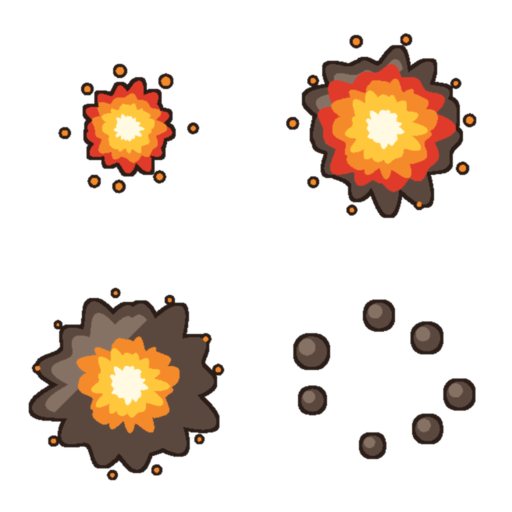
#> input picture art_src/vfx/raw/_ref_hit_explode.png, 1024 x 1024 px, given in place of mob_d_v3.png, which was not available (shown at 1/2 size)
$ python process_mobs2.py ../../../art_src/vfx/raw/_ref_hit_explode.png
#> lines starting #> are read from the running program, lines starting #| are printed output that depends on the picture; pictures that were not available may be replaced by others from this repository, and a replacement may not be noted
### docs/prompt/enemy/process_bosses.py
#!/usr/bin/env python3
"""把 Gemini 出的 boss 母版切成单张透明 PNG，送进 Assets/Resources/Art/。

和界面图标那条管线的区别：**这里不做调色板量化**。现有敌人图本身就有柔和的
灰阶明暗（见 walker.png / boss.png），压成硬边平涂反而会和战场上其他敌人脱节。
图标那次要压是因为模型偷偷给球体加径向渐变，这次的渐变是我们要的。

沿用的教训：抠洋红时**腐蚀量必须跟着格子尺寸走**。格子 512px 时溢色带有好几像素
宽，只腐蚀 1px 会把洋红残留留在黑描边里。

    .venv-mock/bin/python docs/prompt/enemy/process_bosses.py
"""
import os
import shutil

from PIL import Image, ImageFilter

HERE = os.path.dirname(os.path.abspath(__file__))
REPO = os.path.abspath(os.path.join(HERE, "..", "..", ".."))
RAW = "/Users/rosa/rosa_games/game_assets/black-rosa/assets/raw"
FINAL = "/Users/rosa/rosa_games/game_assets/black-rosa/assets/final"
DEST = os.path.join(REPO, "Assets", "Resources", "Art")

MAXDIM = 256    # 导入器 maxTextureSize 就是 256，再大也会被缩
PAD = 0.04      # 四周留一点空，免得描边贴边被采样裁掉

# (成品名, 母版, 列, 行, 总列, 总行)  —— 逐格挑过的最好一版
CELLS = [
    ("boss_drum",    "boss_1_4.png",     0, 0, 2, 2),  # 鼓面：黄鼓皮+红鼓绳+铜钉
    ("boss_inkbag",  "boss_1_4.png",     1, 0, 2, 2),  # 墨囊：紫墨囊+绿束带+铜提环
    ("boss_iron",    "boss_1_4.png",     0, 1, 2, 2),  # 铁桶：灰蓝铁板+铜面罩+红缨
    ("boss_twin",    "boss_1_4.png",     1, 1, 2, 2),  # 双首：青巾+黄巾+铜锁链
    ("boss_warden",  "boss_5_8_v2.png",  0, 0, 2, 2),  # 牢头：铁链+褐皮裙+铜钥匙
    ("boss_medic",   "boss_5_8_v2.png",  1, 0, 2, 2),  # 墨医：白袍+绿十字+药囊
    ("boss_thunder", "boss_fix.png",     1, 0, 2, 2),  # 奔雷：橙红飘带+铜护腕+金脚环
    ("boss_king",    "boss_king.png",    0, 0, 1, 1),  # 墨王：金冠+朱红袍+铜甲+玉佩
]


def key_out(cell, t0=58.0, t1=104.0):
    """洋红键控。按色距算 alpha，腐蚀去彩边，再轻微羽化。"""
    w, h = cell.size
    rgb = cell.convert("RGB")
    px = rgb.load()
    alpha = Image.new("L", (w, h), 255)
    ap = alpha.load()
    for y in range(h):
        for x in range(w):
            r, g, b = px[x, y]
            # 洋红的特征：R、B 高而 G 低
            d = ((255 - r) ** 2 + g ** 2 + (255 - b) ** 2) ** 0.5
            if d < t0:
                ap[x, y] = 0
            elif d < t1:
                ap[x, y] = int(255 * (d - t0) / (t1 - t0))

    # 腐蚀量跟着格子尺寸走。512px 的格子溢色带好几像素宽，腐蚀 1px 压不住，
    # 洋红残留会留在深描边里。描边本身很厚，按比例掉 2~3px 在 256px 成品上看不出来。
    k = 3 if w < 200 else (5 if w < 400 else 7)
    alpha = alpha.filter(ImageFilter.MinFilter(k))
    alpha = alpha.filter(ImageFilter.GaussianBlur(max(0.6, w / 480.0)))

    out = cell.convert("RGBA")
    out.putalpha(alpha)
    return out


def drop_bleed(img, keep_ratio=0.22):
    """丢掉邻格越界进来的碎片。

    判据：连通块「贴着格子边缘」且「面积远小于主体」才删。角色四周的墨点是
    合法的分离细节，它们不碰边，所以能留下；越界的别人身体必然碰边。
    """
    w, h = img.size
    a = img.split()[3].point(lambda v: 255 if v > 110 else 0)
    seen = [False] * (w * h)
    ap = a.load()
    blobs = []
    for sy in range(h):
        for sx in range(w):
            i = sy * w + sx
            if seen[i] or ap[sx, sy] == 0:
                continue
            stack = [(sx, sy)]
            seen[i] = True
            cells = []
            edge = False
            while stack:
                x, y = stack.pop()
                cells.append((x, y))
                if x == 0 or y == 0 or x == w - 1 or y == h - 1:
                    edge = True
                for dx, dy in ((1, 0), (-1, 0), (0, 1), (0, -1)):
                    nx, ny = x + dx, y + dy
                    if 0 <= nx < w and 0 <= ny < h:
                        j = ny * w + nx
                        if not seen[j] and ap[nx, ny]:
                            seen[j] = True
                            stack.append((nx, ny))
            blobs.append((cells, edge))
    if not blobs:
        return img
    big = max(len(c) for c, _ in blobs)
    mask = Image.new("L", (w, h), 0)
    mp = mask.load()
    dropped = 0
    for cells, edge in blobs:
        if edge and len(cells) < big * keep_ratio:
            dropped += 1
            continue
        for x, y in cells:
            mp[x, y] = 255
    if dropped:
        al = img.split()[3]
        al = Image.composite(al, Image.new("L", (w, h), 0), mask)
        img = img.copy()
        img.putalpha(al)
    return img, dropped


def normalize(img):
    """裁到包围盒、留边、等比缩到 MAXDIM。"""
    bb = img.getbbox()
    if bb:
        img = img.crop(bb)
    pad = int(max(img.size) * PAD)
    canvas = Image.new("RGBA", (img.width + pad * 2, img.height + pad * 2), (0, 0, 0, 0))
    canvas.paste(img, (pad, pad), img)
    k = MAXDIM / max(canvas.size)
    if k < 1:
        canvas = canvas.resize((max(1, round(canvas.width * k)),
                                max(1, round(canvas.height * k))), Image.LANCZOS)
    return canvas


# [36 lines left out: function main, not called in this run]


# [2 lines that do not run on import are left out]

### docs/prompt/enemy/process_mobs2.py
#!/usr/bin/env python3
"""第二批常规兵切图：四只纯墨杂兵 + 重出的补墨/厚甲 + 束墨。

复用 process_bosses 的键控和归一化。这一批多两道处理，都是这次踩出来的：

1. `drop_far` —— 模型在「团墨」左边画了三道速度线。它们四周留白、不碰格子边缘，
   所以 `drop_bleed` 那条「贴边才删」的判据抓不到；而 BattleView 是按包围盒
   居中画敌人的，留着它们会把整只球往右顶。判据换成「离主体太远就删」：
   角色四周的墨点离身体都很近（十几像素），速度线明显更远。
2. `neutralize` —— 洋红底把眼白染成了淡紫（#DDD4F0 这一档）。判据卡在
   **亮 + 绿是最暗通道**：洋红/粉/紫系一定绿最低，而这一批的合法颜色
   （绿十字 g 最高、灰蓝甲 r 最低、铜铆钉 b 最低、芥黄 b 最低）都不满足，
   所以不会被误伤。

    .venv-mock/bin/python docs/prompt/enemy/process_mobs2.py [--report]
"""
import os
import shutil
import sys

from PIL import Image, ImageFilter

from process_bosses import RAW, FINAL, DEST, REPO, key_out, drop_bleed, normalize

MAXDIM = 224    # 常规兵比 boss 小一号，和第一批一致

# (成品名, 母版, 列, 行, 总列, 总行)
CELLS = [
    ("chubby",  "mob_d_v3.png", 0, 0, 2, 2),  # 胖墨：矮胖，血厚步慢
    ("tall",    "mob_d_v3.png", 1, 0, 2, 2),  # 高墨：瘦高，步子大
    ("ball",    "mob_d_v3.png", 0, 1, 2, 2),  # 团墨：圆球，小快脆
    ("bighead", "mob_d_v3.png", 1, 1, 2, 2),  # 大头墨：头大身小
    ("mender",  "mob_e_v2.png", 0, 0, 2, 2),  # 补墨（重出）：白帽端正戴在头顶
    ("bulwark", "mob_e_v2.png", 1, 0, 2, 2),  # 厚甲（重出）：圆头独立于肩膀
    ("belt",    "mob_e_v2.png", 1, 1, 2, 2),  # 束墨：芥黄腰带，走空列
]

# 离主体多远算游离。按格子宽度的比例给，母版尺寸变了不用重调。
FAR_GAP = 0.035


def components(alpha):
    """返回 [(像素列表, 是否贴边)]，判据和 drop_bleed 一致。"""
    w, h = alpha.size
    a = alpha.point(lambda v: 255 if v > 110 else 0)
    ap = a.load()
    seen = bytearray(w * h)
    out = []
    for sy in range(h):
        for sx in range(w):
            i = sy * w + sx
            if seen[i] or ap[sx, sy] == 0:
                continue
            stack = [(sx, sy)]
            seen[i] = 1
            cells = []
            while stack:
                x, y = stack.pop()
                cells.append((x, y))
                for dx, dy in ((1, 0), (-1, 0), (0, 1), (0, -1)):
                    nx, ny = x + dx, y + dy
                    if 0 <= nx < w and 0 <= ny < h:
                        j = ny * w + nx
                        if not seen[j] and ap[nx, ny]:
                            seen[j] = 1
                            stack.append((nx, ny))
            out.append(cells)
    return out


def drop_far(img, gap_ratio=FAR_GAP, report=False):
    """删掉离主体太远的连通块。主体 = 面积最大的那块。"""
    w, h = img.size
    blobs = components(img.split()[3])
    if len(blobs) < 2:
        return img, 0
    blobs.sort(key=len, reverse=True)
    main = Image.new("L", (w, h), 0)
    mp = main.load()
    for x, y in blobs[0]:
        mp[x, y] = 255
    gap = max(3, int(w * gap_ratio))
    near = main.filter(ImageFilter.MaxFilter(gap * 2 + 1)).load()

    keep = Image.new("L", (w, h), 0)
    kp = keep.load()
    dropped = 0
    for cells in blobs:
        if cells is blobs[0] or any(near[x, y] for x, y in cells):
            for x, y in cells:
                kp[x, y] = 255
        else:
            dropped += 1
            if report:
                xs = [x for x, _ in cells]
                ys = [y for _, y in cells]
                print(f"      丢: 面积 {len(cells):>5}  "
                      f"x {min(xs)}-{max(xs)}  y {min(ys)}-{max(ys)}")
    if dropped:
        al = Image.composite(img.split()[3], Image.new("L", (w, h), 0), keep)
        img = img.copy()
        img.putalpha(al)
    return img, dropped


def neutralize(img):
    """把被洋红底染紫/染粉的亮部拉回中性。见文件头第 2 条。"""
    px = img.load()
    w, h = img.size
    n = 0
    for y in range(h):
        for x in range(w):
            r, g, b, a = px[x, y]
            if a < 200:
                continue
            lo = min(r, g, b)
            hi = max(r, g, b)
            if lo > 120 and g == lo and hi - g > 10:
                px[x, y] = (hi, hi, hi, a)
                n += 1
    return img, n


def main():
    report = "--report" in sys.argv
    os.makedirs(FINAL, exist_ok=True)
    sheets = {}
    for name, src, cx, cy, cols, rows in CELLS:
        if src not in sheets:
            sheets[src] = Image.open(os.path.join(RAW, src)).convert("RGBA")
        sheet = sheets[src]
        cw, chh = sheet.width // cols, sheet.height // rows
#> cw = 512; chh = 512
        cell = sheet.crop((cx * cw, cy * chh, (cx + 1) * cw, (cy + 1) * chh))
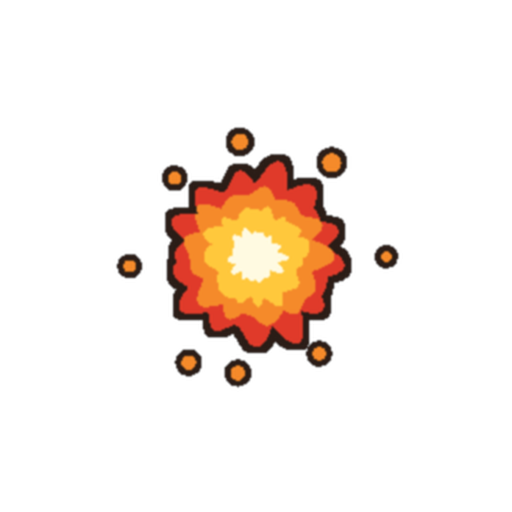
#> cell: PIL image 512x512 RGBA; mean R, G, B, A 246.8, 237.2, 230.7, 255

        img = key_out(cell)
#> in key_out, `alpha = Image.new("L", (w, h), 255)`: alpha: PIL image 512x512 L; every value is 255
        img, bled = drop_bleed(img)
#> in drop_bleed, `mask = Image.new("L", (w, h), 0)`: mask: PIL image 512x512 L; every value is 0
#> bled = 0
        if report:
            print(f"  {name}:")
        img, far = drop_far(img, report=report)
#> in drop_far, `blobs = components(img.split()[3])`: blobs = 1 item
#> far = 0
        img, tinted = neutralize(img)
#> tinted = 0

        # normalize 用的是 process_bosses 里 256 的 MAXDIM，这批要 224，
        # 所以这里自己缩，不改那边的常量。
        img = normalize(img)
#> in normalize, `bb = img.getbbox()`: bb = (0, 0, 512, 512)
#> in normalize, `canvas = Image.new("RGBA", (img.width + pad * 2, img.height + pad * 2)..`: canvas: PIL image 552x552 RGBA; every value is 0
#> in normalize, `canvas.paste(img, (pad, pad), img)`:
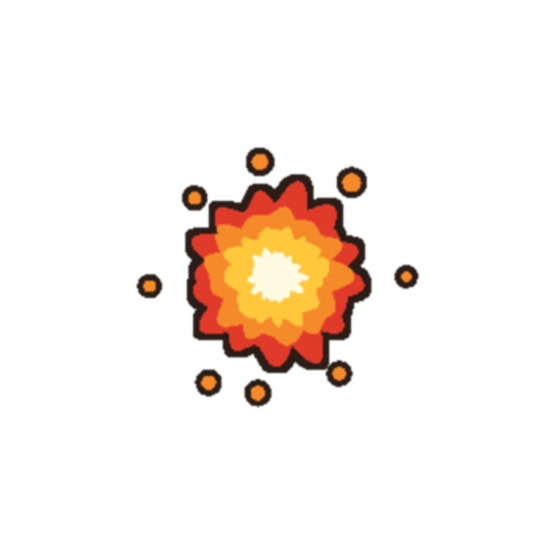
#> canvas: PIL image 552x552 RGBA; mean R, G, B, A 212.3, 204.1, 198.5, 219.4; transparent parts drawn white
        k = MAXDIM / max(img.size)
#> k = 0.875
        if k < 1:
            img = img.resize((max(1, round(img.width * k)),
                              max(1, round(img.height * k))), Image.LANCZOS)

        fp = os.path.join(FINAL, name + ".png")
        img.save(fp, optimize=True)
        shutil.copyfile(fp, os.path.join(DEST, name + ".png"))
        print(f"{name:<9} {src:<14} {str(img.size):<11} {os.path.getsize(fp)//1024:>3}KB"
              f"  越界={bled} 游离={far} 去色={tinted}")
#| chubby    mob_d_v3.png   (224, 224)   14KB  越界=0 游离=0 去色=0

    cw = 300
#> cw = 300
    cols = 4
    rows = (len(CELLS) + cols - 1) // cols
    board = Image.new("RGBA", (cw * cols, cw * rows), (248, 245, 238, 255))
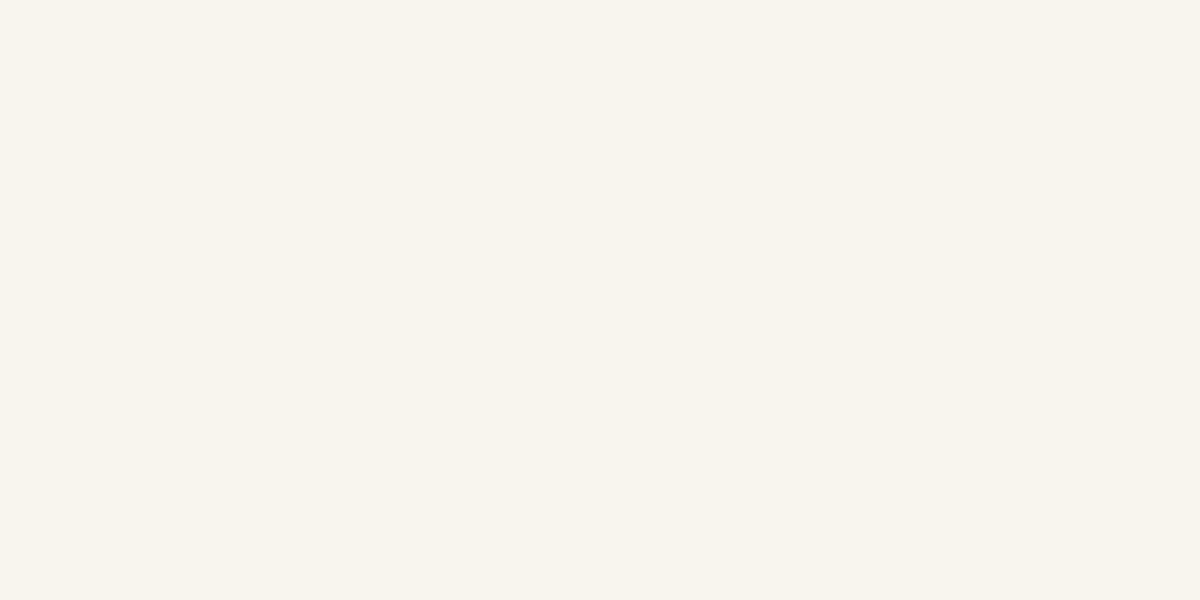
#> board: PIL image 1200x600 RGBA; mean R, G, B, A 248, 245, 238, 255
    for i, (name, *_rest) in enumerate(CELLS):
        im = Image.open(os.path.join(FINAL, name + ".png")).convert("RGBA")
        k = (cw * 0.86) / max(im.size)
#> k = 1.15
        im = im.resize((max(1, round(im.width * k)), max(1, round(im.height * k))),
                       Image.LANCZOS)
        cxp = (i % cols) * cw + cw // 2
#> cxp = 150
        cyp = (i // cols) * cw + cw // 2
#> cyp = 150
        board.paste(im, (cxp - im.width // 2, cyp - im.height // 2), im)
    cp = os.path.join(REPO, "docs", "美术", "敌人", "_第二批接触图.png")
    board.convert("RGB").save(cp)
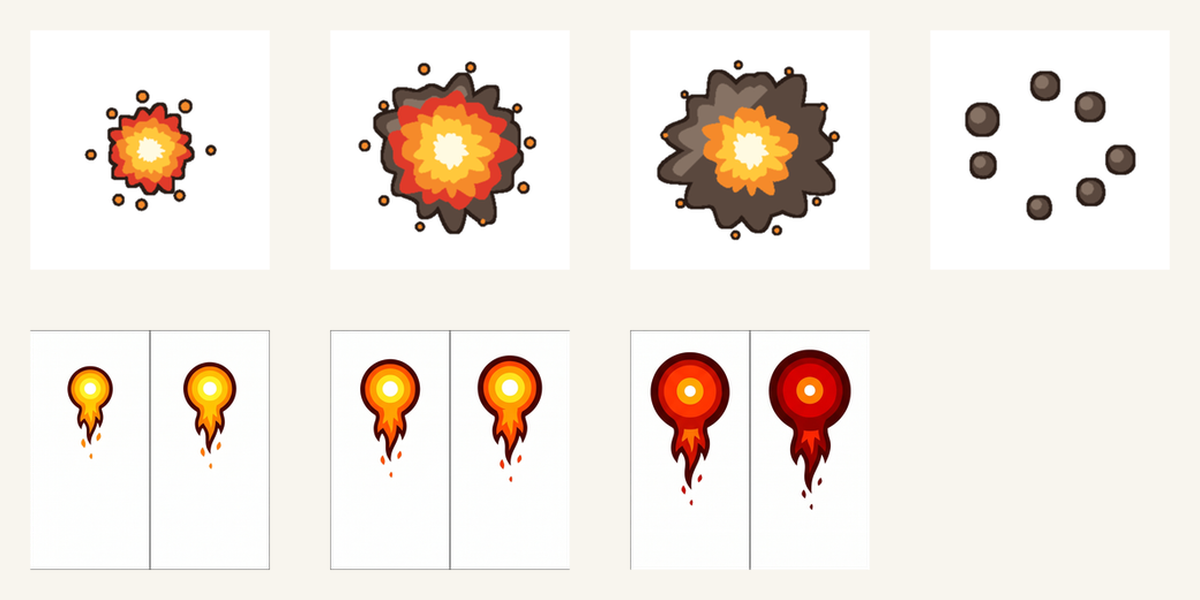
#> saved as _第二批接触图.png: PIL image 1200x600 RGB; mean R, G, B 240.7, 231.9, 223.9
    print("接触图 ->", cp)


if __name__ == "__main__":
    main()
